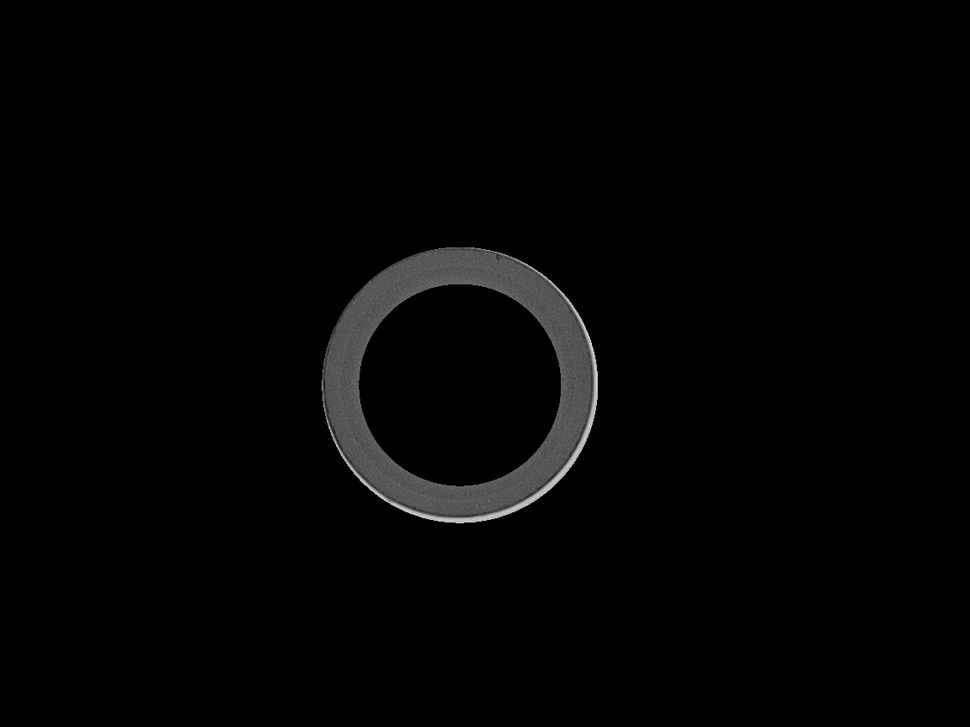
#> input picture dataset/separation/cladding/19700101000030-_cladding.png, 970 x 727 px, shrunk from 1152 x 864 before the run
$ python -i separation.py   (imports and definitions only)
#> lines starting #> are read from the running program, lines starting #| are printed output that depends on the picture; after the words box and inside, x2 and y2 are one past the last pixel; in counts of white or black regions, pixels touching at a corner belong together
#> further down, picture is the input picture: shape (727, 970, 3); min 0, max 229, mean 3.7
import os
import sys
import json
import time
import numpy as np
import cv2
from pathlib import Path
from datetime import datetime
import subprocess
import tempfile
from typing import Dict, List, Tuple, Optional, Any
import shutil
import warnings
import logging
import traceback
import ast
import inspect

# [24 lines not run here, left out]

try:
    from scipy.ndimage import binary_opening, binary_closing
    HAS_SCIPY_FULL = True
except ImportError:
    HAS_SCIPY_FULL = False
    logging.warning("Some scipy components not available, using basic post-processing")

# ==============================================================================
# HELPER CLASSES & FUNCTIONS
# ==============================================================================

class NumpyEncoder(json.JSONEncoder):
    """Custom encoder for numpy data types for JSON serialization."""
    # [8 lines left out: function default, not called in this run]

class BasicFallbackSegmenter:
    """Fallback segmentation method using basic image processing (Hough Circles)."""
    # [53 lines left out: function segment, not called in this run]

class MethodDiscoverySystem:
    """
    An advanced system to dynamically discover entry point functions
    in external segmentation method scripts.
    """
    def __init__(self, methods_dir: Path, logger: logging.Logger):
        self.methods_dir = methods_dir
        self.logger = logger
        self.known_patterns = {
            'adaptive_intensity': 'adaptive_segment_image',
            'bright_core_extractor': 'analyze_core',
            'computational_separation': 'process_fiber_image_veridian',
            'geometric_approach': 'segment_with_geometric',
            'gradient_approach': 'segment_with_gradient',
            'guess_approach': 'segment_fiber_with_multimodal_analysis',
            'hough_separation': 'segment_with_hough',
            'segmentation': 'run_segmentation_pipeline',
            'threshold_separation': 'segment_with_threshold',
            'unified_core_cladding_detector': 'detect_core_cladding',
            'intelligent_segmenter': 'run_intelligent_segmentation',
        }

    # [86 lines left out: functions discover, _parse_module_ast, _subprocess_discovery, not called in this run]


class SegmentationResult:
    """Standardized result format for all segmentation methods."""
    # [22 lines left out: functions __init__, to_dict, not called in this run]

class EnhancedConsensusSystem:
    """Model-aware voting system with fallback support."""
    def __init__(self):
        self.logger = logging.getLogger(__name__)

    # [157 lines left out: functions _calculate_iou, generate_consensus, create_masks_from_params, ensure_mask_consistency, not called in this run]

# ==============================================================================
# MAIN ORCHESTRATION SYSTEM
# ==============================================================================

class UnifiedSegmentationSystem:
    """Main unifier system that orchestrates all segmentation methods."""

    def __init__(self, methods_dir: str = "zone_methods"):
        self.logger = logging.getLogger(__name__)
        self.methods_dir = Path(methods_dir)
        self.output_dir = Path("output")
        self.output_dir.mkdir(exist_ok=True)

        # Initialize dataset statistics
        self.dataset_stats = {
            'method_scores': {},
            'method_accuracy': {}
        }

        self.knowledge_file = self.output_dir / "segmentation_knowledge.json"
        self.load_knowledge()

        self.methods: Dict[str, Dict] = {}
        self.method_info: Dict[str, Dict] = {}

        self.discovery_system = MethodDiscoverySystem(self.methods_dir, self.logger)
        self.load_methods()

        self.consensus_system = EnhancedConsensusSystem()
        self.vulnerable_methods = [
            'adaptive_intensity', 'gradient_approach', 'guess_approach',
            'threshold_separation', 'intelligent_segmenter'
        ]

    # [16 lines left out: function process_ndarray, not called in this run]

    def load_knowledge(self):
        if self.knowledge_file.exists():
            try:
                with open(self.knowledge_file, 'r') as f:
                    self.dataset_stats.update(json.load(f))
                self.logger.info(f"Loaded knowledge from {self.knowledge_file}")
            except Exception as e:
                self.logger.warning(f"Could not load knowledge: {e}")

    # [7 lines left out: function save_knowledge, not called in this run]

    def load_methods(self):
        """Load methods using the adaptive discovery system."""
        if not self.methods_dir.is_dir():
            self.logger.warning(f"Methods directory '{self.methods_dir}' does not exist. Creating it...")
            self.methods_dir.mkdir(parents=True, exist_ok=True)
            return

        self.logger.info(f"Discovering methods in {self.methods_dir}...")
        method_files = [f for f in self.methods_dir.glob('*.py') if not f.name.startswith('_')]

        for method_path in method_files:
            entry_info = self.discovery_system.discover(method_path)
            if entry_info:
                method_name = method_path.stem
                func_name, import_stmt = entry_info
                self.methods[method_name] = {
                    'path': method_path,
                    'score': self.dataset_stats['method_scores'].get(method_name, 1.0),
                    'function_name': func_name,
                    'import_statement': import_stmt,
                }
                self.method_info[method_name] = {'function_name': func_name, 'import_statement': import_stmt}
                self.logger.info(f"Loaded method: '{method_name}' (entry point: '{func_name}')")

        # Add fallback method
        self.methods['fallback_basic'] = {'score': 0.5}

    def detect_and_inpaint_anomalies(self, image: np.ndarray) -> Tuple[np.ndarray, np.ndarray]:
        """Detect and inpaint anomalies with error handling."""
        try:
            gray_image = cv2.cvtColor(image, cv2.COLOR_BGR2GRAY) if len(image.shape) == 3 else image
            kernel = cv2.getStructuringElement(cv2.MORPH_ELLIPSE, (15, 15))
            blackhat = cv2.morphologyEx(gray_image, cv2.MORPH_BLACKHAT, kernel)
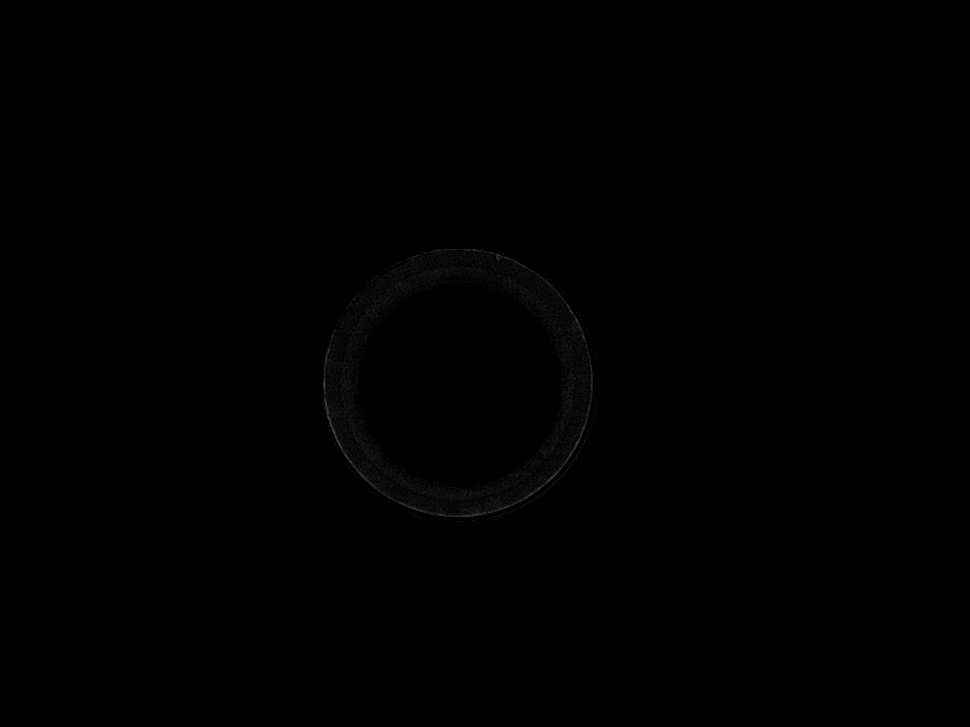
#> blackhat: shape (727, 970); min 0, max 72, mean 0.4
            _, defect_mask = cv2.threshold(blackhat, 30, 255, cv2.THRESH_BINARY)
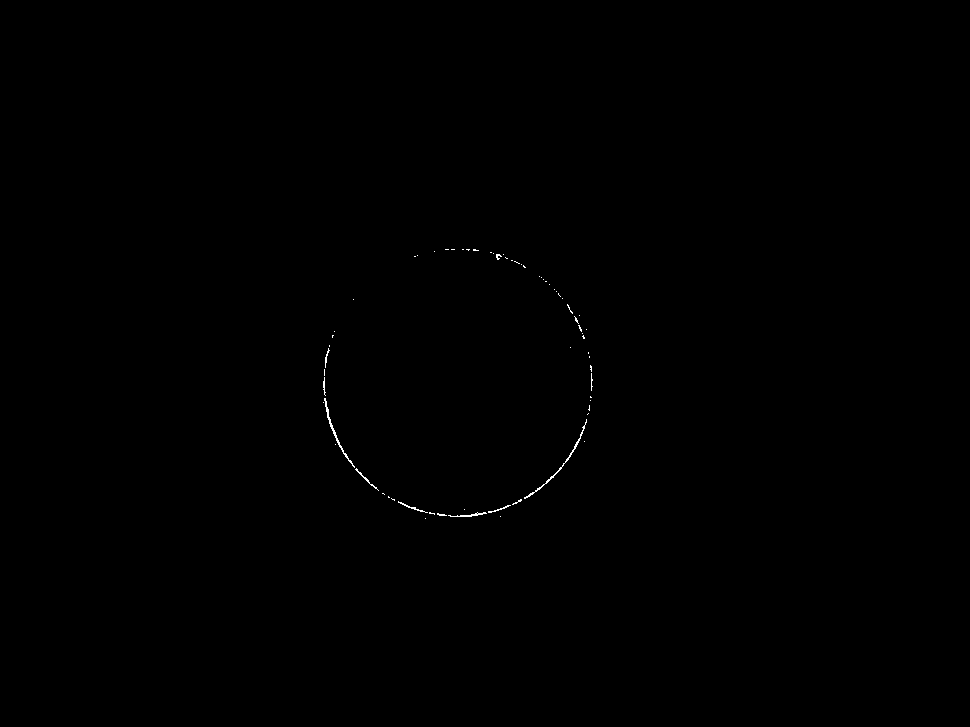
#> defect_mask: shape (727, 970); 0.12% white in thin lines or dots, all inside (x1, y1, x2, y2) = (323, 249, 593, 519)

            if HAS_SCIPY_FULL:
                defect_mask = binary_opening(defect_mask, structure=np.ones((3,3)), iterations=2).astype(np.uint8)
#> defect_mask: shape (727, 970); every value is 0

            inpainted_image = cv2.inpaint(image, defect_mask, inpaintRadius=5, flags=cv2.INPAINT_TELEA)
            return inpainted_image, defect_mask
        except Exception as e:
            self.logger.error(f"Error in detect_and_inpaint_anomalies: {e}")
            return image, np.zeros(image.shape[:2], dtype=np.uint8)

    # [307 lines left out: functions run_method_isolated, run_method, update_learning, process_image, save_results, create_summary_visualization and 2 more, not called in this run]

# [2 lines not run here, left out]

>>> import cv2
>>> picture = cv2.imread('../dataset/separation/cladding/19700101000030-_cladding.png')
>>> result = UnifiedSegmentationSystem().detect_and_inpaint_anomalies(picture)
